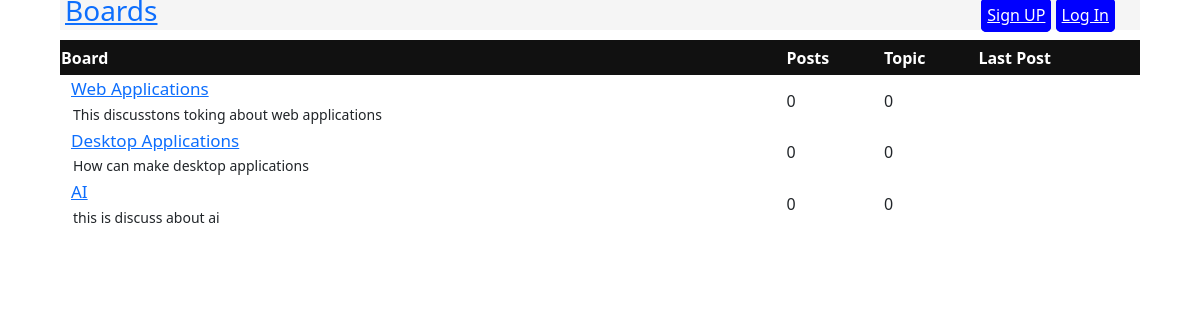
The page / on the database its author committed.
### board/models.py (models this page shows, shortened)
class Board(models.Model):
    name = models.CharField(max_length=150)
    discribtion = models.CharField(max_length=250)

### board/views.py (the view)
# urls.py: path('', views.home , name='home'),
def home(request):
    boards = Board.objects.all()
    return render(request, 'board/home.html', {'boards':boards})

### templates/board/home.html (shortened to what this page needs)
{% extends 'base.html' %}
    {% block content %}
        <table>
            <thead>
                <tr class="tablehead">
                    <th>Board</th>
                    <th>Posts</th>
                    <th>Topic</th>
                    <th>Last Post</th>
                </tr>
            </thead>
            <tbody>
                {% for board in boards %}
                <tr class="tabletbody">
                    <td>
                        <a class="title" href="{% url 'topic' board.id %}">{{board.name}}</a> <br>
                        <small class="small">{{board.discribtion}}</small>
                    </td>
                    <td>0</td>
                    <td>0</td>
                    <td></td>
                </tr>
                {% endfor %}
            </tbody>
{% endblock content %}

### discussion_board/static/css/style.css (style rules this page uses)
* { font-family:Segoe UI; }
a { text-decoration:none ; }
table { width: 100%; margin-top: 10px; font-family:Arial; border-spacing: 0; }
thead { background: #111; height: 35px; color: #fff; text-align: left; padding: 8px; }
.title { padding: 10px; font-size: 17px; }
.small { padding: 10px; margin-left: 2px; }

### rows shown on the page
Board: name "Web Applications", discribtion "This discusstons toking about web applications"
Board: name "Desktop Applications", discribtion "How can make desktop applications"
Board: name "AI", discribtion "this is discuss about ai"
